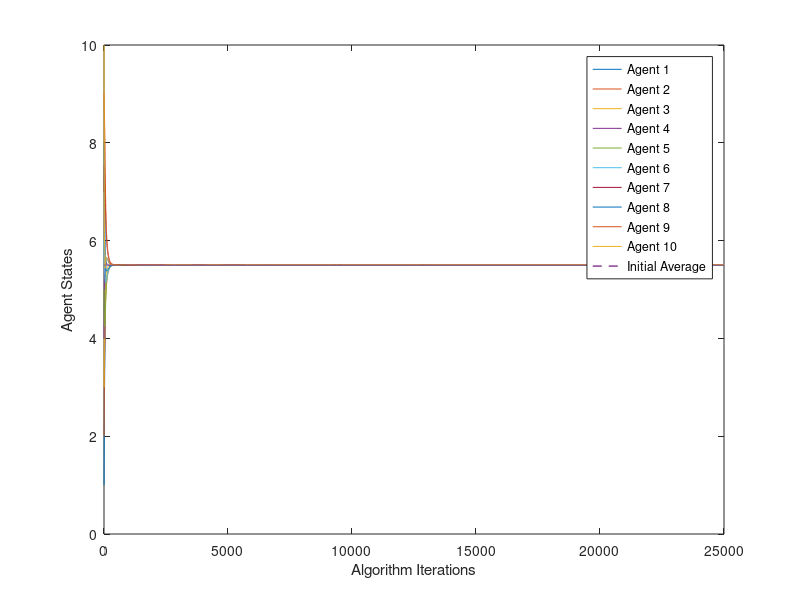
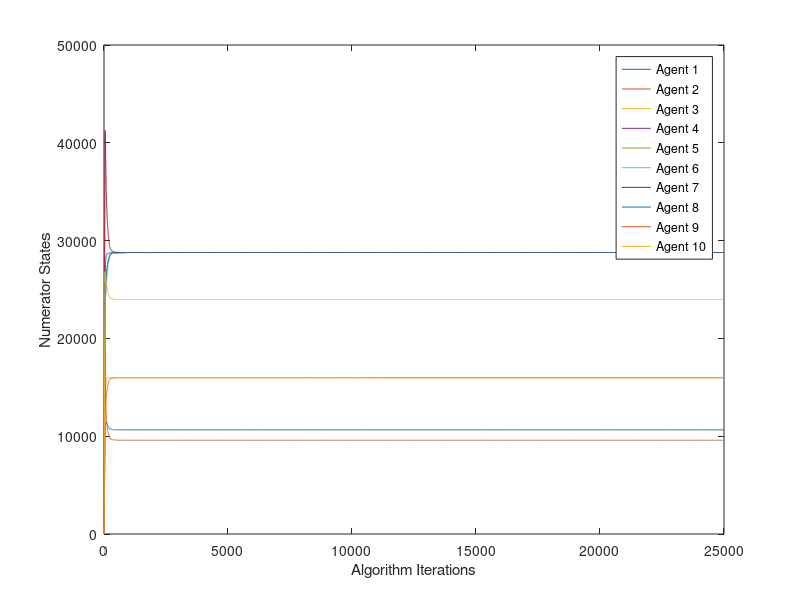
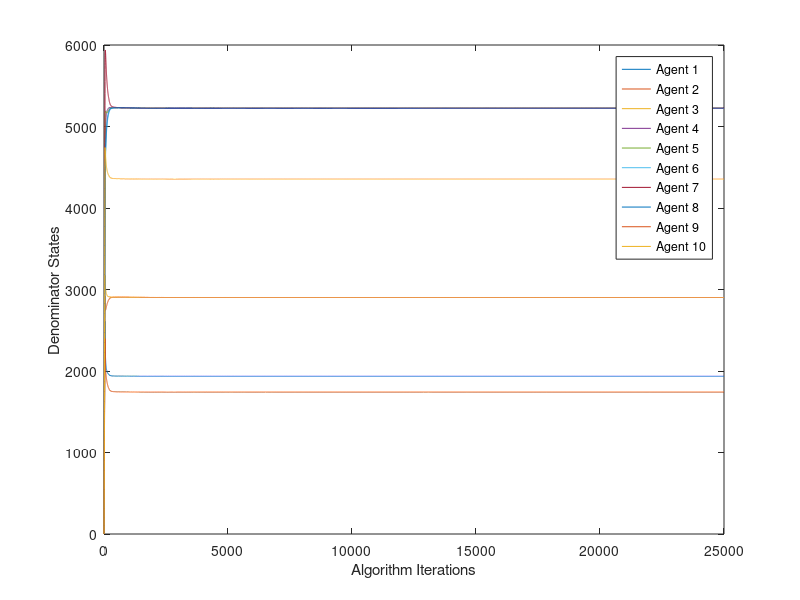

Source code (MATLAB) for these figures, in order:
clear all;

% load('graphArray_20Nodes_10000ConnectedDiGraph');
% load('graphArray_100Nodes_100ConnectedDiGraph');
load('graphArray_10Nodes_100ConnectedDiGraph');
Num_graphs = size(arr,1);
numberNodes = sqrt(size(arr,2));
numGraphs = 100;
numIniCond = 1000;

s = rng;
U = 2*rand(numberNodes,numIniCond) - 1;
save('s');


for iniCond = 1%:numIniCond
%         X0 = U(:,iniCond);
        X0 = [1,2,3,4,5,6,7,8,9,10]';
%         X0 = [1,2,3,4,5,-1,-2,-3,-4,-5]';
        Y0 = ones(numberNodes,1);
        mu = mean(X0);
        sum(X0);
        Diam = 5;
        numIterations= 5000*Diam;
        tol = 1e-4;

       
%         a = 0.4; b = 0.6; c = 0.3; d = 0.7;
        
        X = zeros(numberNodes,numIterations+1);
        X_a = zeros(numberNodes,numIterations+1);
  
        Y = zeros(numberNodes,numIterations+1);
        Y_a = zeros(numberNodes,numIterations+1);
%                 
        X(:,1) = X0;
        Y(:,1)= Y0;
%         X_a(:,1) = X0;
%         Y_a(:,1)= Y0;
        Z = zeros(numberNodes,numIterations+1);
        Z(:,1)= X0./Y0;
        Z_tilde = zeros(numberNodes,numIterations+1);
              
        numUpdates = ceil(numIterations/Diam)+1;
        MXP = zeros(numUpdates,1);
        MNP = zeros(numUpdates,1);
        mxp_l = Z(:,1);
        mnp_l = mxp_l;        
   
        for graphNo = 70%:700+numGraphs
            
             currentG = arr(graphNo,:);   
             currentG = reshape(currentG,numberNodes,numberNodes)'+eye(numberNodes);
             NumOutNeighbors = sum(currentG);
             inverseNumNeighbors = 1./NumOutNeighbors;
             Weight_Matrix_cons = currentG*diag(inverseNumNeighbors,0);
%              Weight_Matrix_cons = PDoubleStochastic(currentG, numberNodes);
             countMXP = 1;

            for i = 1:numIterations
                 
                if i > 200 % 500
%                    beta = 1/(i)^(1.5); 
                    beta = 100/(i)^(1.1);
%                      beta = 0.01;
%                      beta = 0;
                else
                    beta = 0.2;
%                     beta = 0.1;
                end

                 Beta1 = diag([0.9*beta*ones(3,1); 0.5*beta*ones(5,1); beta*ones(2,1)]);
                 Beta2 = [0.9*beta*ones(3,1); 0.5*beta*ones(5,1); beta*ones(2,1)]*ones(1,numberNodes);
                 Beta = (Beta2 - Beta1);   

                 Alpha = diag(Weight_Matrix_cons);
                 Alpha = (1 - Beta1*(1 - Alpha))./Alpha;
                 Alpha = diag(Alpha);
                 
                 sigma = 0;
                 noise_mean = 0.1;
                 
                 if i > 40 % 20 
%                      theta1 = 0.7^i;
                     theta1 = 1/(i)^(1.1);
                     Theta = [theta1*ones(numberNodes/2,1); theta1*ones(numberNodes/2,1)];
                 else
                     theta1 = 100;
                     Theta = [theta1*ones(numberNodes/2,1); theta1*ones(numberNodes/2,1)];
                 end
                 
%                   Theta = [theta1*ones(numberNodes/2,1); theta1*ones(numberNodes/2,1)];

%              X(:,i+1) = Alpha.*Weight_Matrix_cons*X(:,i) + Beta.*Weight_Matrix_cons*X(:,i) + (Theta).*X0 +  (Beta)*normrnd(noise_mean,sigma,[numberNodes,1]);
% 
%              Y(:,i+1) = Alpha.*Weight_Matrix_cons*Y(:,i) + Beta.*Weight_Matrix_cons*Y(:,i) + (Theta).*Y0  + (Beta)*normrnd(noise_mean,sigma,[numberNodes,1]);

             X(:,i+1) = Alpha.*Weight_Matrix_cons*X(:,i) + Beta'.*Weight_Matrix_cons*X(:,i) + (Theta).*X0 + (Beta)'*(-1 + 2*rand([numberNodes,1]));

             Y(:,i+1) = Alpha.*Weight_Matrix_cons*Y(:,i) + Beta'.*Weight_Matrix_cons*Y(:,i) + (Theta).*Y0 + (Beta)'*(-1 + 2*rand([numberNodes,1]));
             
             Z(:,i+1) = X(:,i+1)./Y(:,i+1);
%               
             M = Alpha.*Weight_Matrix_cons + Beta.*Weight_Matrix_cons;
             M1 = (Beta.*Weight_Matrix_cons)/beta;
%              abs(eig(M))
%              M = [a*Weight_Matrix_cons a*Weight_Matrix_cons; c*Weight_Matrix_cons d*Weight_Matrix_cons];
             

                 mxp_l=max(currentG*diag(mxp_l,0),[],2);
                 tempd=currentG*diag(mnp_l,0);
                 tempd(tempd==0)=NaN;
                 mnp_l=min(tempd,[],2);
                

                 if(mod(i,Diam)==0)
                    if(max(mxp_l)==min(mxp_l))
                       MXP(countMXP)= max(mxp_l);
                       else
                       fprintf("Error with mxp calculation\n");
                    end
                    if(max(mnp_l)==min(mnp_l))
                       MNP(countMXP)= min(mnp_l);
                    else
                       fprintf("Error  with mnp calculation\n");
                    end
                    if(MXP(countMXP)-MNP(countMXP) < tol)
                       fprintf("Converged with consensus value =%f \n",(MXP(countMXP)+MNP(countMXP))/2);
%                        break;
                    else
                       fprintf("Resetting MXP and MNP \n");
                       countMXP = countMXP+1;
                       mxp_l = Z(:,i+1);
                       mnp_l = mxp_l;
                    end
                end
         
            end
        end
end

% figure(1);
% plot(Z(:,1:i)')   
% MXP_x=(1:countMXP)*Diam-Diam+1;
% hold on;stairs(MXP_x,MXP(1:countMXP),'-bx')
% hold on;stairs(MXP_x,MNP(1:countMXP),'-ko')
% hold off;
% legend('Node 1','Node 2','Node 3','Node 4','Node 5','Node 6','Node 7','Node 8','Node 9','Node 10','Node 11','Node 12','Node 13','Node 14','Node 15','Node 16','Node 17','Node 18','Node 19','Node 20','MXP','MNP')

figure(1);
plot(Z(:,1:i)'); 
hold on
plot(mu*ones(length(X(:,1:i)'),1), '--', 'LineWidth', 1);
xlabel('Algorithm Iterations');
ylabel('Agent States');
legend('Agent 1','Agent 2','Agent 3','Agent 4','Agent 5','Agent 6','Agent 7','Agent 8','Agent 9','Agent 10', 'Initial Average');


figure(2); 
plot(X(:,1:i)');
xlabel('Algorithm Iterations');
ylabel('Numerator States');
legend('Agent 1','Agent 2','Agent 3','Agent 4','Agent 5','Agent 6','Agent 7','Agent 8','Agent 9','Agent 10', 'Initial Average');

 
figure(3);
plot(Y(:,1:i)');
xlabel('Algorithm Iterations');
ylabel('Denominator States');
legend('Agent 1','Agent 2','Agent 3','Agent 4','Agent 5','Agent 6','Agent 7','Agent 8','Agent 9','Agent 10', 'Initial Average');

  
